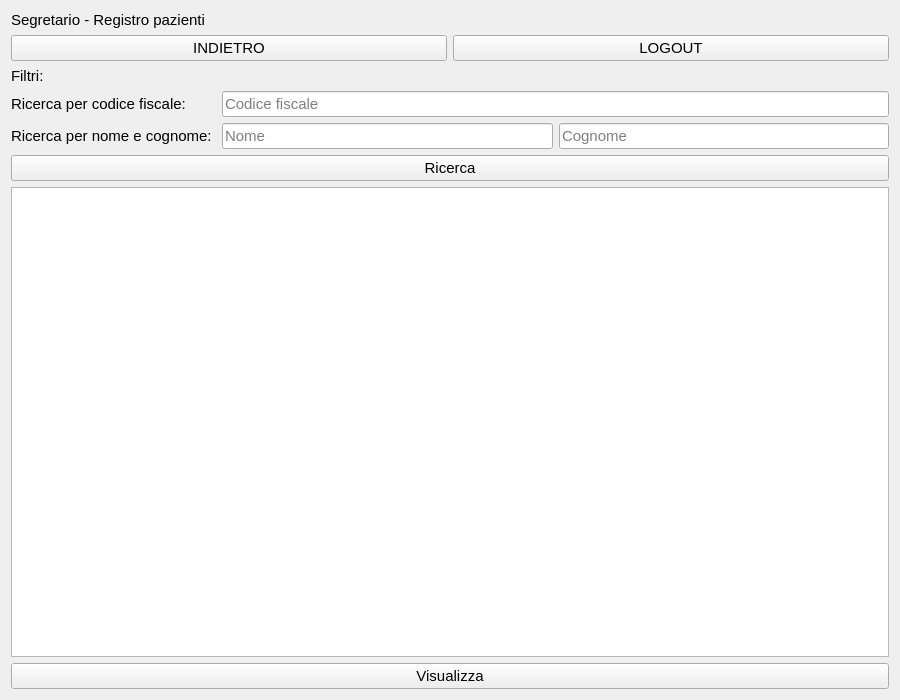
<?xml version="1.0" encoding="UTF-8"?>
<ui version="4.0">
 <class>Registro_Pazienti</class>
 <widget class="QWidget" name="Registro_Pazienti">
  <property name="geometry">
   <rect>
    <x>0</x>
    <y>0</y>
    <width>900</width>
    <height>700</height>
   </rect>
  </property>
  <property name="sizePolicy">
   <sizepolicy hsizetype="Minimum" vsizetype="Preferred">
    <horstretch>0</horstretch>
    <verstretch>0</verstretch>
   </sizepolicy>
  </property>
  <property name="minimumSize">
   <size>
    <width>900</width>
    <height>700</height>
   </size>
  </property>
  <property name="font">
   <font>
    <pointsize>11</pointsize>
   </font>
  </property>
  <property name="windowTitle">
   <string>Registro pazienti</string>
  </property>
  <layout class="QGridLayout" name="gridLayout">
   <item row="0" column="0">
    <widget class="QLabel" name="label">
     <property name="text">
      <string>Segretario - Registro pazienti</string>
     </property>
    </widget>
   </item>
   <item row="2" column="0">
    <widget class="QLabel" name="label_2">
     <property name="text">
      <string>Filtri:</string>
     </property>
    </widget>
   </item>
   <item row="3" column="0">
    <widget class="QLabel" name="label_3">
     <property name="sizePolicy">
      <sizepolicy hsizetype="Maximum" vsizetype="Preferred">
       <horstretch>0</horstretch>
       <verstretch>0</verstretch>
      </sizepolicy>
     </property>
     <property name="text">
      <string>Ricerca per codice fiscale: </string>
     </property>
    </widget>
   </item>
   <item row="3" column="1">
    <widget class="QLineEdit" name="codEdit">
     <property name="sizePolicy">
      <sizepolicy hsizetype="MinimumExpanding" vsizetype="Maximum">
       <horstretch>0</horstretch>
       <verstretch>0</verstretch>
      </sizepolicy>
     </property>
     <property name="placeholderText">
      <string>Codice fiscale</string>
     </property>
    </widget>
   </item>
   <item row="4" column="0">
    <widget class="QLabel" name="label_4">
     <property name="sizePolicy">
      <sizepolicy hsizetype="Maximum" vsizetype="Preferred">
       <horstretch>0</horstretch>
       <verstretch>0</verstretch>
      </sizepolicy>
     </property>
     <property name="text">
      <string>Ricerca per nome e cognome: </string>
     </property>
    </widget>
   </item>
   <item row="4" column="1">
    <layout class="QHBoxLayout" name="horizontalLayout_2">
     <item>
      <widget class="QLineEdit" name="nomeEdit">
       <property name="sizePolicy">
        <sizepolicy hsizetype="Minimum" vsizetype="Maximum">
         <horstretch>0</horstretch>
         <verstretch>0</verstretch>
        </sizepolicy>
       </property>
       <property name="placeholderText">
        <string>Nome</string>
       </property>
      </widget>
     </item>
     <item>
      <widget class="QLineEdit" name="cognomeEdit">
       <property name="sizePolicy">
        <sizepolicy hsizetype="Minimum" vsizetype="Maximum">
         <horstretch>0</horstretch>
         <verstretch>0</verstretch>
        </sizepolicy>
       </property>
       <property name="placeholderText">
        <string>Cognome</string>
       </property>
      </widget>
     </item>
    </layout>
   </item>
   <item row="6" column="0" colspan="2">
    <widget class="QListView" name="listView"/>
   </item>
   <item row="5" column="0" colspan="2">
    <widget class="QPushButton" name="ricercaButton">
     <property name="sizePolicy">
      <sizepolicy hsizetype="MinimumExpanding" vsizetype="Fixed">
       <horstretch>0</horstretch>
       <verstretch>0</verstretch>
      </sizepolicy>
     </property>
     <property name="text">
      <string>Ricerca</string>
     </property>
    </widget>
   </item>
   <item row="1" column="0" colspan="2">
    <layout class="QHBoxLayout" name="horizontalLayout_3">
     <item>
      <widget class="QPushButton" name="indietroButton">
       <property name="sizePolicy">
        <sizepolicy hsizetype="MinimumExpanding" vsizetype="Fixed">
         <horstretch>0</horstretch>
         <verstretch>0</verstretch>
        </sizepolicy>
       </property>
       <property name="text">
        <string>INDIETRO</string>
       </property>
      </widget>
     </item>
     <item>
      <widget class="QPushButton" name="logoutButton">
       <property name="sizePolicy">
        <sizepolicy hsizetype="MinimumExpanding" vsizetype="Fixed">
         <horstretch>0</horstretch>
         <verstretch>0</verstretch>
        </sizepolicy>
       </property>
       <property name="text">
        <string>LOGOUT</string>
       </property>
      </widget>
     </item>
    </layout>
   </item>
   <item row="7" column="0" colspan="2">
    <widget class="QPushButton" name="visualizzaButton">
     <property name="text">
      <string>Visualizza</string>
     </property>
    </widget>
   </item>
  </layout>
 </widget>
 <resources/>
 <connections/>
</ui>
